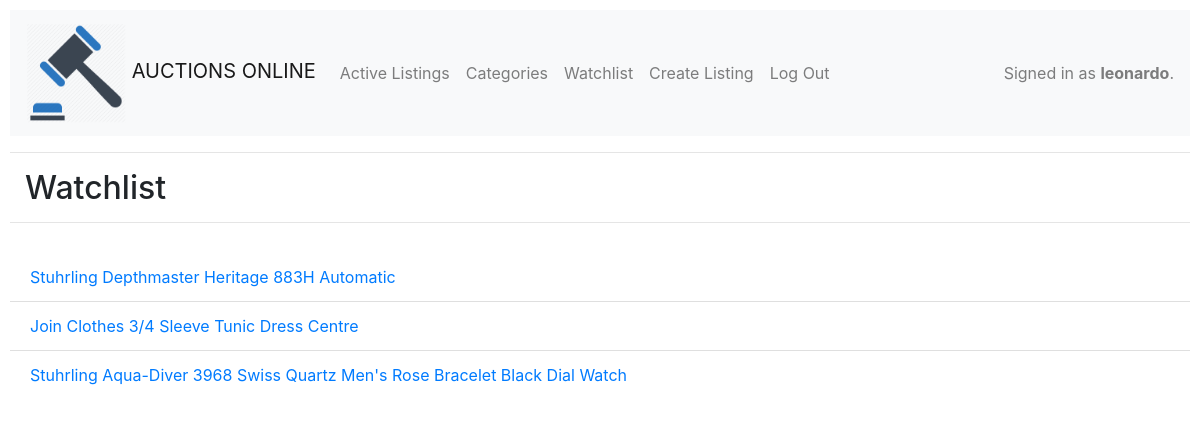
The page /watchlist (signed in) on the database its author committed.
### auctions/models.py (models this page shows, shortened)
class User(AbstractUser):
    pass

class Watchlist(models.Model):
    user = models.ForeignKey(User, on_delete=models.CASCADE, related_name="followers")
    listing = models.ForeignKey(Listing, on_delete=models.CASCADE, related_name="followers")

class Listing(models.Model):
    title = models.CharField(max_length=64)
    active = models.BooleanField(default=True)
    description = models.TextField()
    image = models.URLField()
    price = models.PositiveIntegerField()
    category = models.CharField(max_length=64)
    listed_by = models.ForeignKey(User, on_delete=models.CASCADE, related_name="publications")
    winner = models.ForeignKey(User, on_delete=models.CASCADE, null=True, blank=True)
    winning_bid = models.PositiveIntegerField(null=True, blank=True)
    date = models.DateField()

### auctions/views.py (the view)
# urls.py: path("watchlist", views.watchlist, name="watchlist"),
@login_required
def watchlist(request):
    watchlist = Watchlist.objects.filter(user=request.user)
    return render(request, "auctions/watchlist.html", {
        'watchlist': watchlist
    })

### auctions/templates/auctions/watchlist.html
{% extends "auctions/layout.html" %}
{% block body %}
    <h2 style="margin:15px">Watchlist</h2>
    <div style="border-bottom: solid 1px;color: rgba(0,0,0,.1);margin-bottom: 30px;"></div>
    {% for instance in watchlist %}
        <ul class="list-group list-group-flush">
            <li class="list-group-item"><a href="{% url 'listings' instance.listing.id %}">{{ instance.listing.title }}</a></li>
        </ul>
    {% endfor %}
{% endblock %}

### auctions/templates/auctions/layout.html (shortened to what this page needs)
{% load static %}
<!DOCTYPE html>
<html lang="en">
    <head>
        <link rel="stylesheet" href="https://stackpath.bootstrapcdn.com/bootstrap/4.4.1/css/bootstrap.min.css">
        <link href="{% static 'auctions/styles.css' %}" rel="stylesheet">
    </head>
    <body>
        <nav class="navbar navbar-expand-lg navbar-light bg-light">
          <a class="navbar-brand" href="{% url 'index' %}">
            <img src="../../static/auctions/logo.png"  height="100" alt="">
            AUCTIONS ONLINE
          </a>
          <div class="collapse navbar-collapse" id="navbarText">
            <ul class="navbar-nav mr-auto">
              <li class="nav-item">
                <a class="nav-link" href="{% url 'index' %}">Active Listings</a>
              </li>
              <li class="nav-item">
                <a class="nav-link" href="{% url 'categories' %}">Categories</a>
              </li>
              {% if user.is_authenticated %}
                <li class="nav-item">
                  <a class="nav-link" href="{% url 'watchlist' %}">Watchlist</a>
                </li>
                <li class="nav-item">
                    <a class="nav-link" href="{% url 'create' %}">Create Listing</a>
                </li>
                <li class="nav-item">
                  <a class="nav-link" href="{% url 'logout' %}">Log Out</a>
                </li>
              {% endif %}
            </ul>
            <span class="navbar-text">
              <div>
                {% if user.is_authenticated %}
                    Signed in as <strong>{{ user.username }}</strong>.
                {% else %}
                    Not signed in.
                {% endif %}
              </div>
            </span>
          </div>
        </nav>
        <hr>
        {% block body %}
        {% endblock %}
    </body>
</html>

### auctions/static/auctions/styles.css (style rules this page uses)
body { padding: 10px; }

### rows shown on the page
User: username "leonardo"
Watchlist: listing "Stuhrling Depthmaster Heritage 883H Automatic"
Watchlist: listing "Join Clothes 3/4 Sleeve Tunic Dress Centre"
Watchlist: listing "Stuhrling Aqua-Diver 3968 Swiss Quartz Men's Rose Bracelet Black Dial Watch"
